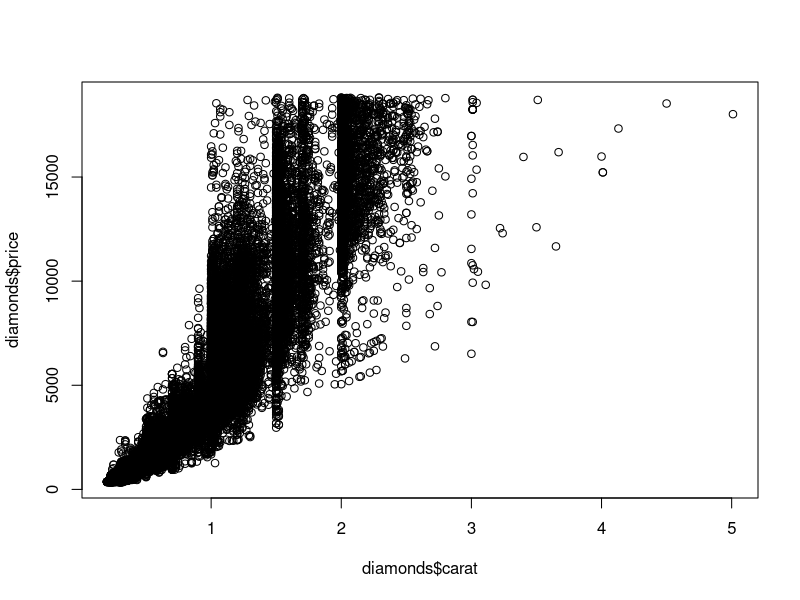
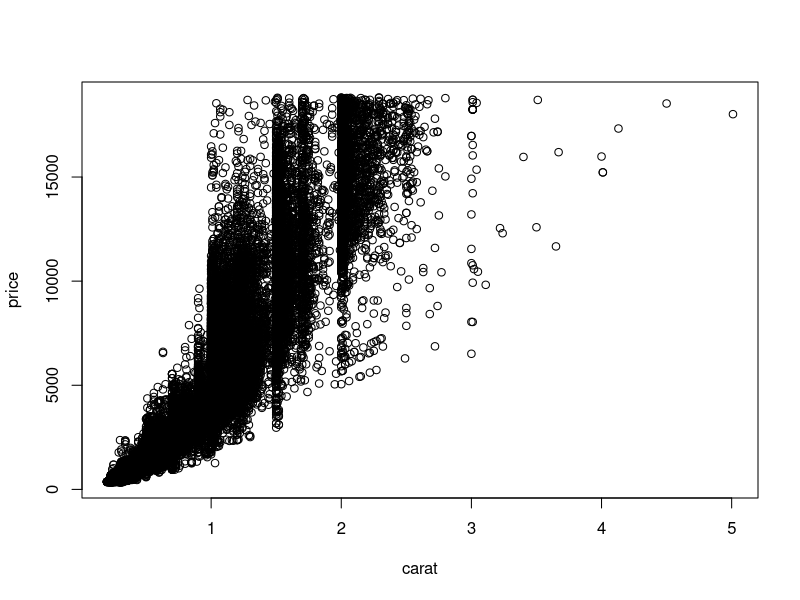
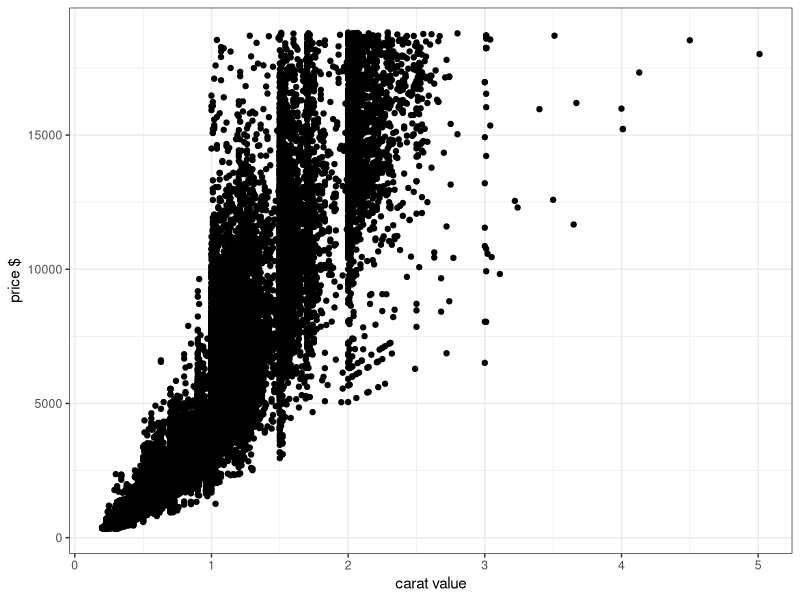
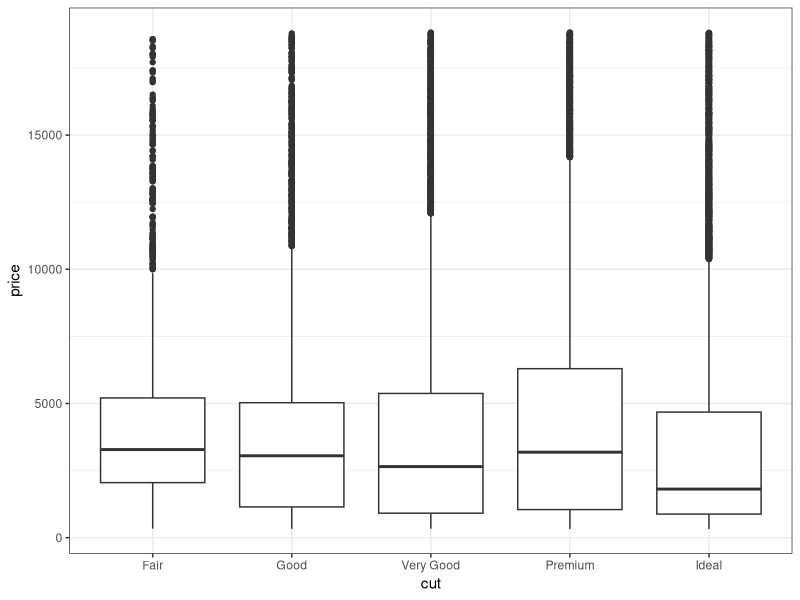
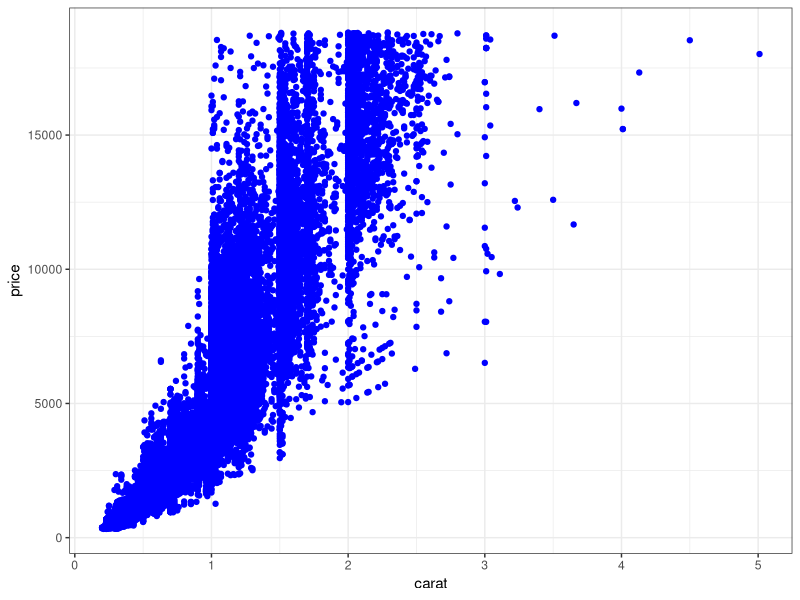
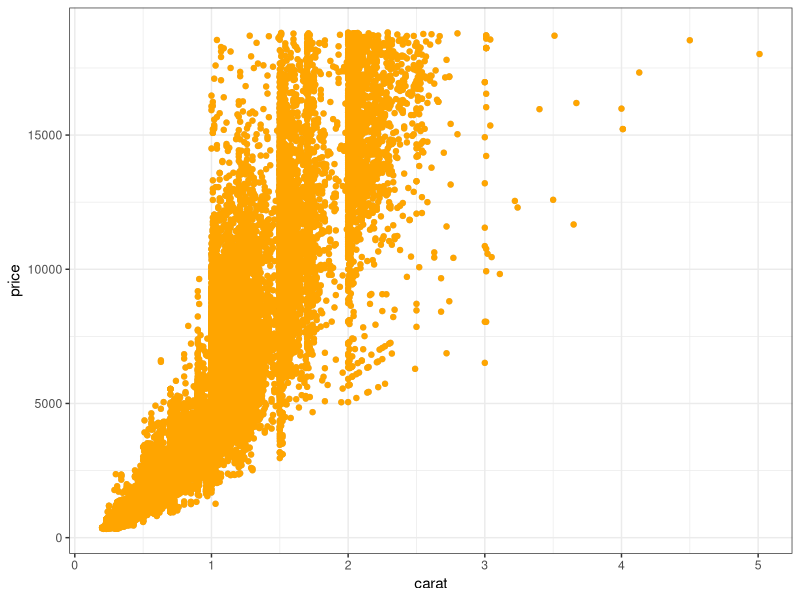
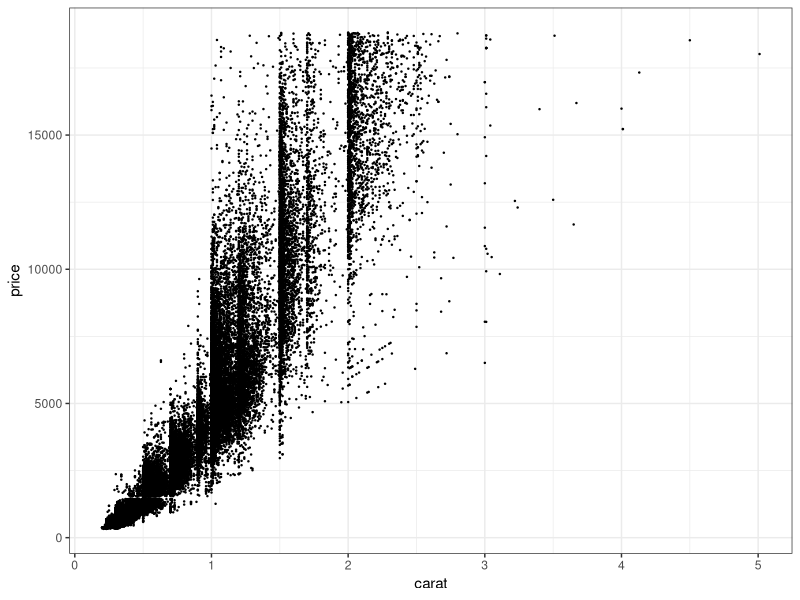
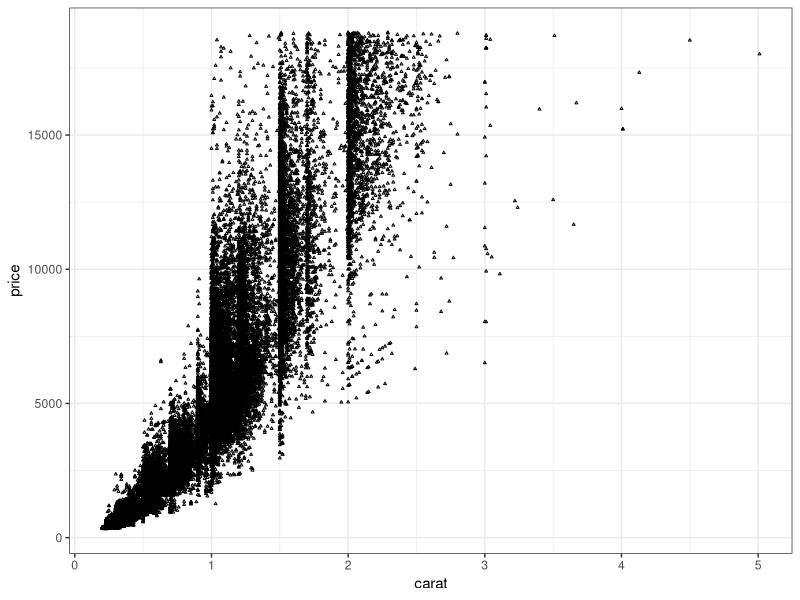

The R script that drew these images, in order:
## ---- chunk 1
# Custom options for knitting
knitr::opts_chunk$set(
  message = FALSE,
  warning = FALSE,
  error = FALSE, 
  collapse = TRUE,
  comment = "#",
  fig.height = 5,
  fig.width = 5,
  fig.align = "center",
  cache = FALSE
) 
## ---- chunk 2
#install.packages("ggplot2") # only need to install once
install.packages("ggplot2")
library(ggplot2)
## ---- chunk 3
data(diamonds, package="ggplot2")
dim(diamonds)
head(diamonds)
## ---- chunk 4
plot(diamonds$carat,diamonds$price) # x-variable first in this notation
# or
plot(price~carat, data=diamonds) # an alternative way: this is y against x
## ---- chunk 5
theme_set(theme_bw())
library(ggplot2)
ggplot(diamonds, aes(x=carat,y=price)) + 
                          geom_point() + 
                          labs(y = 'price $', x = 'carat value')  #first comp is x and y, 2nd comp how u want to plot i.e box plot or histogram, etc, 3rd comp is the labels
## ---- chunk 6
ggplot(diamonds, aes(x=cut,y=price)) + geom_boxplot() #aes are the aesthetics which are given parameters
## ---- chunk 7
ggplot(diamonds, aes(carat, price)) + geom_point(col = "blue")
## ---- chunk 8
ggplot(diamonds, aes(x=carat,y=price)) + geom_point(alpha = 0.2) + (geom_point(col = "orange")) #alpha control the intensity of the colors
## ---- chunk 9
ggplot(diamonds, aes(x=carat,y=price)) + geom_point(size = 0.2)

## ---- chunk 10
ggplot(diamonds, aes(x=carat,y=price)) + geom_point(shape = 2,size=0.4)
## ---- chunk 11
ggplot(diamonds, aes(x=carat,y=price)) + geom_point(size = 0.2) +
  geom_smooth()
## ---- chunk 12
ggplot(diamonds, aes(carat, price)) + geom_point(size = 0.5) +
coord_trans(x = "log10", y = "log10")
## ---- chunk 13
ggplot(diamonds, aes(carat, price, colour=color)) + geom_point() + 
    coord_trans(x = "log10", y = "log10")
## ---- chunk 14
ggplot(diamonds, aes(carat, price, colour=depth)) + geom_point() + 
    coord_trans(x = "log10", y = "log10")
## ---- chunk 15
ggplot(diamonds, aes(carat, price)) + geom_point() +
  facet_wrap(~color, ncol=4)
## ---- chunk 16
ggplot(diamonds, aes(carat, price)) + geom_point() +
 facet_grid(~color, labeller=label_both)
## ---- chunk 17
ggplot(diamonds) + geom_point(aes(price, carat))
## ---- chunk 18
ggplot(diamonds, aes(depth)) + geom_histogram()
## ---- chunk 19
ggplot(diamonds, aes(depth)) + geom_histogram(binwidth=0.2) + xlim(56,67)
## ---- chunk 20
ggplot(diamonds, aes(cut, depth)) + geom_boxplot()
## ---- chunk 21
ggplot(diamonds, aes(depth)) + geom_histogram(binwidth = 0.2) + 
    facet_wrap(~cut) + xlim(56, 67)
## ---- chunk 22
ggplot(diamonds, aes(depth, fill=cut)) + 
    geom_histogram(binwidth=0.2,colour="grey50",alpha=.4,position="identity") + xlim(56,67)
## ---- chunk 23
#install.packages('maps') # you only need to do this once. maps package includes various maps that we can use.
#install.packages('sf') # you only need to do this once
library(maps)     # Provides latitude and longitude data for various maps
library(sf)
# read the state population data
MainStates <- map_data("state")

#plot all states with ggplot2, using black borders and light blue fill
ggplot() + 
  geom_polygon( data=MainStates, aes(x=long, y=lat, group=group),
                color="black", fill="lightblue" ) +
                coord_sf(crs = st_crs(4326)) # projection
